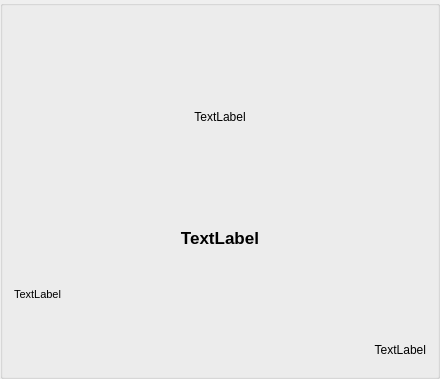
               <widget class="QGroupBox" name="groupBox_selectmenu">
                <property name="sizePolicy">
                 <sizepolicy hsizetype="Fixed" vsizetype="Fixed">
                  <horstretch>0</horstretch>
                  <verstretch>0</verstretch>
                 </sizepolicy>
                </property>
                <property name="minimumSize">
                 <size>
                  <width>440</width>
                  <height>360</height>
                 </size>
                </property>
                <property name="title">
                 <string/>
                </property>
                <layout class="QVBoxLayout" name="verticalLayout_25">
                 <item>
                  <widget class="QLabel" name="label_choicepic">
                   <property name="sizePolicy">
                    <sizepolicy hsizetype="Preferred" vsizetype="Fixed">
                     <horstretch>0</horstretch>
                     <verstretch>0</verstretch>
                    </sizepolicy>
                   </property>
                   <property name="minimumSize">
                    <size>
                     <width>0</width>
                     <height>200</height>
                    </size>
                   </property>
                   <property name="text">
                    <string>TextLabel</string>
                   </property>
                   <property name="alignment">
                    <set>Qt::AlignCenter</set>
                   </property>
                  </widget>
                 </item>
                 <item>
                  <widget class="QLabel" name="label_choicemenu">
                   <property name="sizePolicy">
                    <sizepolicy hsizetype="Preferred" vsizetype="Fixed">
                     <horstretch>0</horstretch>
                     <verstretch>0</verstretch>
                    </sizepolicy>
                   </property>
                   <property name="minimumSize">
                    <size>
                     <width>0</width>
                     <height>30</height>
                    </size>
                   </property>
                   <property name="font">
                    <font>
                     <pointsize>13</pointsize>
                     <bold>true</bold>
                    </font>
                   </property>
                   <property name="text">
                    <string>TextLabel</string>
                   </property>
                   <property name="alignment">
                    <set>Qt::AlignCenter</set>
                   </property>
                  </widget>
                 </item>
                 <item>
                  <widget class="QLabel" name="label_choiceinform">
                   <property name="sizePolicy">
                    <sizepolicy hsizetype="Preferred" vsizetype="Fixed">
                     <horstretch>0</horstretch>
                     <verstretch>0</verstretch>
                    </sizepolicy>
                   </property>
                   <property name="minimumSize">
                    <size>
                     <width>0</width>
                     <height>70</height>
                    </size>
                   </property>
                   <property name="font">
                    <font>
                     <pointsize>8</pointsize>
                    </font>
                   </property>
                   <property name="text">
                    <string>TextLabel</string>
                   </property>
                  </widget>
                 </item>
                 <item>
                  <widget class="QLabel" name="label_choiceprice">
                   <property name="sizePolicy">
                    <sizepolicy hsizetype="Preferred" vsizetype="Fixed">
                     <horstretch>0</horstretch>
                     <verstretch>0</verstretch>
                    </sizepolicy>
                   </property>
                   <property name="minimumSize">
                    <size>
                     <width>0</width>
                     <height>30</height>
                    </size>
                   </property>
                   <property name="text">
                    <string>TextLabel</string>
                   </property>
                   <property name="alignment">
                    <set>Qt::AlignRight|Qt::AlignTrailing|Qt::AlignVCenter</set>
                   </property>
                  </widget>
                 </item>
                </layout>
               </widget>
